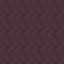

Below is a game level as drawn by its tile map, then a one-line description and the .tmx file that defines it, in full:
An orthogonal 2x2 tile map with 32x32 px tiles, 1 tile layer (Assembly), 3 tilesets.

<map version="1.10" orientation="orthogonal" renderorder="right-down" width="2" height="2" tilewidth="32" tileheight="32" infinite="0" nextlayerid="2" nextobjectid="1">
  <tileset firstgid="1" source="../floors.tsx" />
  <tileset firstgid="321" source="../walls.tsx" />
  <tileset firstgid="961" source="../architecture.tsx" />
  <layer id="1" name="Assembly" width="2" height="2">
    <data encoding="csv">
41,42,
57,58
</data>
  </layer>
</map>
